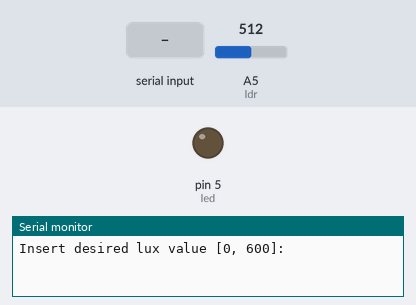
Bench run of a sketch on a simulated Arduino Uno, built with avr-gcc and run on an emulated ATmega328P. On the bench: output pins drawn as LEDs (lit = HIGH), the last lines printed to the serial monitor. The inputs (shaded band) are chosen by the test bench; at power-on: A5 (ldr) = 512.

Above: at 0.9 s.
1.0 s: "90,45\n" received over Serial
At 2.3 s:
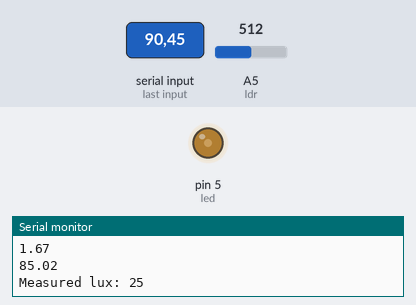
Timing chart, 0 to 4.0 s (numbered marks = the images above; inputs shaded):
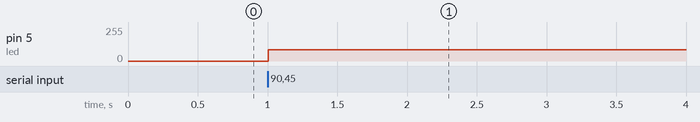

The sketch:

feed_forward1.ino
```cpp
// Pins
const int led = 5;
const int ldr = A5;

// ldr1 parameters
const float C = 25.8439;
const float m = -0.4934;
const float mG1 = 0.1001;
const float bG1 = 44.977;

// Constants
const int Vcc = 5;

// Variables
int ldrReadValue = 0;
int desiredLuxValue = 0;
int measuredLux = 0;
float Ui = 0;
float K = 1;


float mapfloat(double val, double in_min, double in_max, double out_min, double out_max) {
    return (val - in_min) * (out_max - out_min) / (in_max - in_min) + out_min;
}

void setup() {
  pinMode(led, OUTPUT);
  pinMode(ldr, INPUT);
  Serial.begin(9600);

  Serial.print("Insert desired lux value [0, 600]: ");
  while (desiredLuxValue == 0){
    if (Serial.available() > 0) {
      desiredLuxValue = Serial.parseInt();
    }
  }
}

// Reads illuminance value from sensor in Lux
float readLDR() {
  // Read LDR voltage
  int LDR = analogRead(A5);
  float Vi = mapfloat(LDR, 0, 1023, 0, 5);

  // Convert voltage into Lux
  float base = (Vcc/Vi-1);
  float exponent = 1/m;

  float LuxValue = C*pow(base, exponent);

  return LuxValue;
}

void loop() {

  // Calculate Ui value
  K = 1 / (mG1 * desiredLuxValue + bG1);
  Ui = K * desiredLuxValue;
  if (Ui > 5) { Ui = 5; }
  Serial.println(K);
  Serial.println(Ui);


  // Set led value with Ui
  Ui = mapfloat(Ui, 0, 5, 0, 255);
  Serial.println(Ui);
  analogWrite(led, Ui);

  // Read ldr lux value
  measuredLux = readLDR();

  // Print measured lux value from ldr
  Serial.print("Measured lux: ");
  Serial.println(measuredLux);

  delay(500);

}
```

Measured:
- after the input at 1.0 s, pin 5 (led): 0/255 → 85/255 at once
